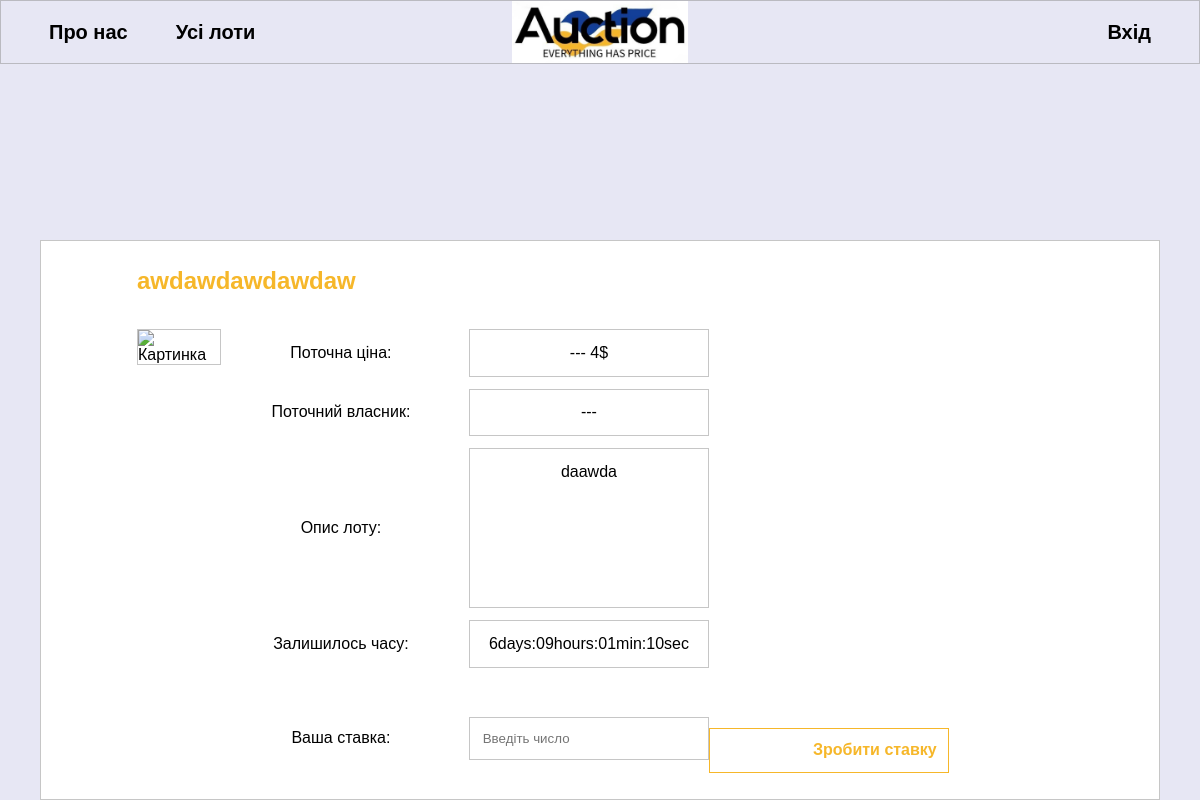
/posts/3, run on an earlier commit of the app's database.
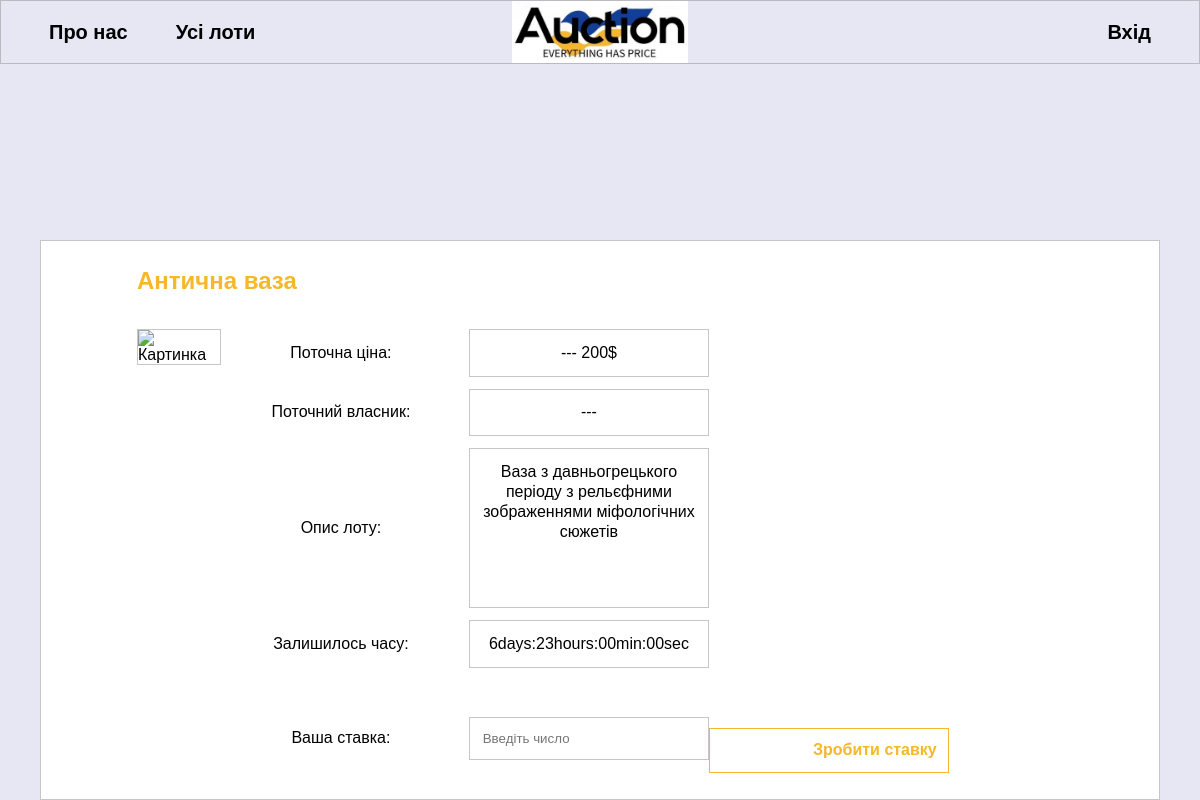
And on a later commit of the database.
### models.py (models this page shows, shortened)
class Lot(db.Model):
    id = db.Column(db.Integer, primary_key=True)
    title = db.Column(db.String(100), nullable=False)
    descr = db.Column(db.String(3000), nullable=False)
    min_val = db.Column(db.Integer, nullable=False)
    current_val = db.Column(db.Integer)
    photo = db.Column(db.BLOB)
    date = db.Column(db.DateTime, default=datetime.now())
    owner_id = db.Column(db.Integer)
    current_owner_id = db.Column(db.Integer)
    status = db.Column(db.String(10), default='Active')

### routes.py (the view, shortened to what this page needs)
@app.route('/posts/<int:id>', methods=['POST', 'GET'])
def post_detail(id):
    upload_date()
    lot = Lot.query.get(id)
    user = User.query.get(lot.current_owner_id)
    lot_start_date = lot.date
    lot_duration_days = 7  # Замініть це на тривалість свого лоту в днях
    lot_end_date = lot_start_date + timedelta(days=lot_duration_days)
    time_remaining = lot_end_date - datetime.now()
    days = time_remaining.days
    hours, remainder = divmod(time_remaining.seconds, 3600)
    minutes, seconds = divmod(remainder, 60)
    time_remaining_formatted = f"{days}days:{hours:02d}hours:{minutes:02d}min:{seconds:02d}sec"
    return render_template("post_detail.html", lot=lot, user=user, date=time_remaining_formatted)

### routes.py (called while the page is built)
def upload_date():
    lots = Lot.query.filter_by(status='Active').all()
    now = datetime.now()
    for lot in lots:
        if now - lot.date >= timedelta(days=7):
            lot.status = 'Inactive'
    db.session.commit()

@app.after_request
def redirect_to_signin(response):
    if response.status_code == 401:
        return redirect(url_for('login_page') + "?next=" + request.url)
    return response

### templates/post_detail.html (shortened to what this page needs)
{% extends 'base.html' %}
{% block links %}
<link rel="stylesheet" href="{{ url_for('static', filename='css/lotview.css') }}">
{% endblock %}
{% block body %}
<div class="form-container">
    <div class="login-group">
        <p class="title">{{ lot.title }}</p>
    </div>
    <div class="setting-group">
        <div class="img-form">
            <label for="imageInput">
                <img id="img-button" src="{{ url_for('avatar') }}" alt="Картинка">
            </label>
        </div>
        <div class="input-right">
            <div class="input-group">
                <label for="name">Поточна ціна:</label>
                {% if lot.current_val == None %}
                <label class="after" for="name">--- {{ lot.min_val }}$</label>
                {% else %}
                <label class="after" for="name">{{ lot.current_val }}$</label>
                {% endif %}
            </div>
            <div class="input-group">
                <label for="name">Поточний власник: </label>
                {% if lot.current_val == None %}
                <label class="after" for="name">---</label>
                {% else %}
                <label class="after" for="name">{{ user.name }}</label>
                {% endif %}
            </div>
            <div class="input-group">
                <label for="text">Опис лоту:</label>
                <label class="after-after" for="name">{{ lot.descr }}</label>
            </div>
            <div class="input-group">
                <label for="text">Залишилось часу:</label>
                {% if lot.status == 'Active' %}
                <label class="after" for="name">{{ date }}</label>
                {% else %}
                <label class="after" for="name">час вийшов</label>
                {% endif %}
            </div>
            <form action="{{ url_for('post_detail', id=lot.id) }}" class="input-group" method='POST'>
                <div class="input-group">
                    <label for="price">Ваша ставка:</label>
                    <input id='price' name="price" type="number" placeholder="Введіть число">
                </div>
                    <button type="submit" class="create" >Зробити ставку</button>
            </form>
        </div>
    </div>
</div>
{% endblock %}

What changed in the data, as far as the page shows it:
changed Lot: title "awdawdawdawdaw" → "Антична ваза"; min_val "4" → "200"; descr "daawda" → "Ваза з давньогрецького періоду з рельєфними зображеннями міфологічних сюжетів"
Also different on the page:
{{ date }}: "6days:09hours:01min:10sec" → "6days:23hours:00min:00sec"
